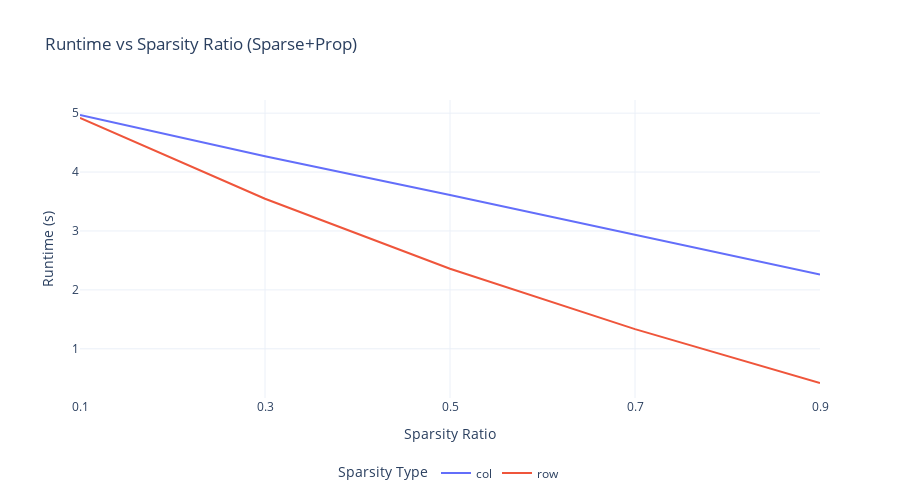

Source (notebook cell):
### Code cell
plotly_sparsity(data)

### Figure 1 — Plotly figure (JSON) as saved in the notebook; plotly's stock layout.template omitted (floating-point values rounded to 4 significant figures)
{"data": [{"mode": "lines", "name": "col", "type": "scatter", "x": ["0.1", "0.3", "0.5", "0.7", "0.9"], "y": [4.97, 4.269, 3.612, 2.932, 2.263]}, {"mode": "lines", "name": "row", "type": "scatter", "x": ["0.1", "0.3", "0.5", "0.7", "0.9"], "y": [4.92, 3.547, 2.36, 1.335, 0.418]}], "layout": {"height": 500, "legend": {"orientation": "h", "title": {"text": "Sparsity Type"}, "x": 0.5, "xanchor": "center", "y": -0.3, "yanchor": "bottom"}, "title": {"text": "Runtime vs Sparsity Ratio (Sparse+Prop)"}, "xaxis": {"title": {"text": "Sparsity Ratio"}}, "yaxis": {"title": {"text": "Runtime (s)"}}}}
